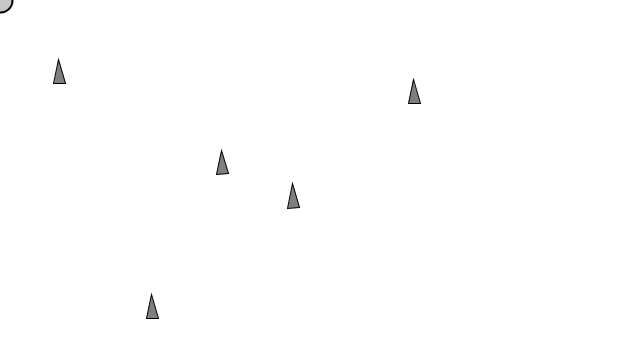
Frame 1 (no input)
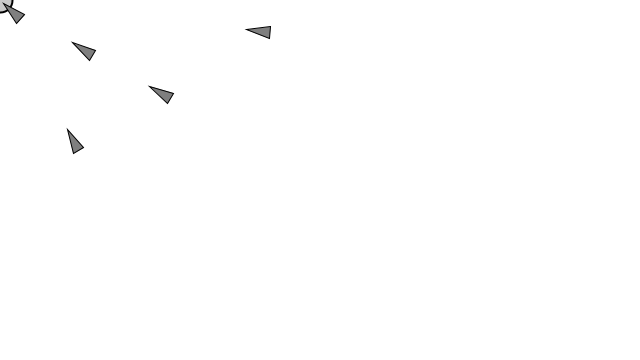
Frame 60 (the mouse pressed at the canvas centre just before this capture)
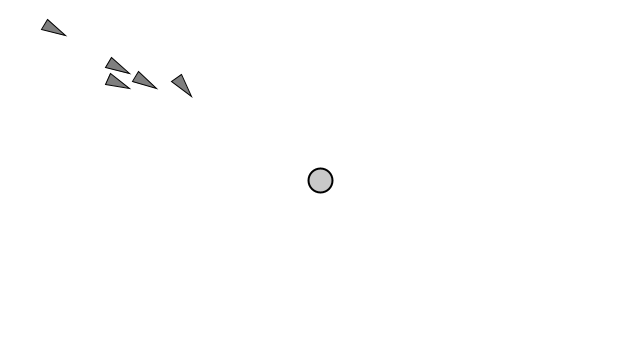
Frame 120 (the mouse held since frame 60 and released just before this capture)

The Processing sketch that drew these frames (run headless with seeded random() and noise(); from frame 60 on, the mouse is pressed at the canvas centre):

// Processing sketch: arrive
// ── arrive.pde
Vehicle[] v = new Vehicle[5];


void setup(){
  size(640, 360);
  for (int i=0; i<v.length; i++)
    v[i] = new Vehicle(width*random(1), height*random(1));
}

void draw(){
    background(255);
    PVector mouse = new PVector(mouseX, mouseY);
    
    
    fill(200);
    stroke(0);
    strokeWeight(2);
    ellipse(mouse.x, mouse.y, 24, 24);
    
   
    for (int i=0; i<v.length; i++){
      v[i].seek(mouse);
      v[i].update();
      v[i].display();
    }
}

// ── Vehicle.pde
class Vehicle {
  
  PVector location;
  PVector velocity;
  PVector acceleration;
  float r;
  float maxforce;    // Maximum steering force
  float maxspeed;    // Maximum speed
  float renderColor;

  Vehicle(float x, float y) {
    acceleration = new PVector(0,0);
    velocity = new PVector(0,-2);
    location = new PVector(x,y);
    r = 6;
    maxspeed = random(3,4);
    maxforce = 0.1;
    renderColor = 127;
  }

  // Method to update location
  void update() {
    // Update velocity
    velocity.add(acceleration);
    // Limit speed
    velocity.limit(maxspeed);
    location.add(velocity);
    // Reset accelerationelertion to 0 each cycle
    acceleration.mult(0);
  }

  void applyForce(PVector force) {
    // We could add mass here if we want A = F / M
    acceleration.add(force);
  }

  // A method that calculates a steering force towards a target
  // Steer = desired - velocity
  void seek(PVector target) {
    PVector desired = PVector.sub(target,location);  // A vector pointing from the location to the target
    float d = desired.mag();
    if (d < 100){
       float m = (d * maxspeed)*0.01;
       desired.normalize();
       desired.mult(m);
    }else{
       desired.normalize();
       desired.mult(maxspeed);
    }
    
   


    // Steering = Desired minus velocity
    PVector steer = PVector.sub(desired,velocity);
    steer.limit(maxforce);  // Limit to maximum steering force
    
    applyForce(steer);
  }
    
  void display() {
    // Draw a triangle rotated in the direction of velocity
    float theta = velocity.heading2D() + PI/2;
    fill(renderColor);
    stroke(0);
    strokeWeight(1);
    pushMatrix();
    translate(location.x,location.y);
    rotate(theta);
    beginShape();
    vertex(0, -r*2);
    vertex(-r, r*2);
    vertex(r, r*2);
    endShape(CLOSE);
    popMatrix();
    
    
  }
}
